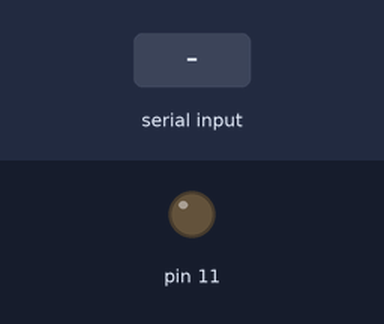
The sketch below on a simulated Arduino Uno, built with avr-gcc and run on an emulated ATmega328P. Shown: output pins drawn as LEDs (lit = HIGH). The inputs (shaded band) are chosen by the test bench.

Above: at 1.2 s.
1.3 s: "H" received over Serial
At 1.8 s:
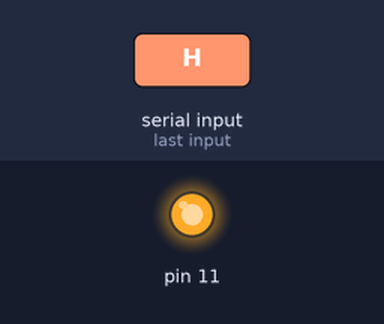
2.8 s: "L" received over Serial
At 4.1 s:
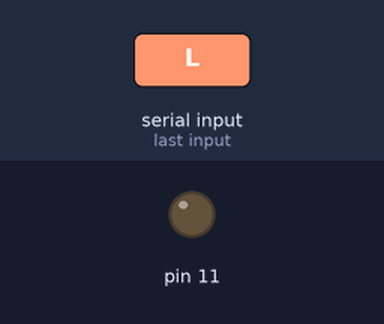
Timing chart, 0 to 5.8 s (numbered marks = the images above; inputs shaded):
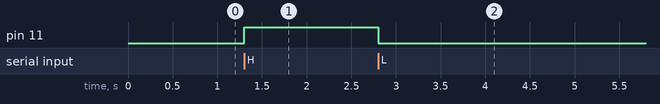

Measured:
- after the input at 1.3 s, pin 11: LOW → HIGH at once
- after the input at 2.8 s, pin 11: HIGH → LOW at once

The sketch:

ArduinoSerialRead.ino
```cpp
/*
  This code sample goes with the video https://vimeo.com/97520383
  created 2014
  modified 30 Aug 2015
  by Tom Igoe
*/

void setup() {
  // put your setup code here, to run once:
  Serial.begin(9600);
  pinMode(11, OUTPUT);
}

void loop() {
  // put your main code here, to run repeatedly:
  if (Serial.available() > 0) {
    char input = Serial.read();
    if (input == 'H') {
     digitalWrite(11, HIGH);
    }
    if (input == 'L') {
     digitalWrite(11, LOW);
    }
  }
}
```
